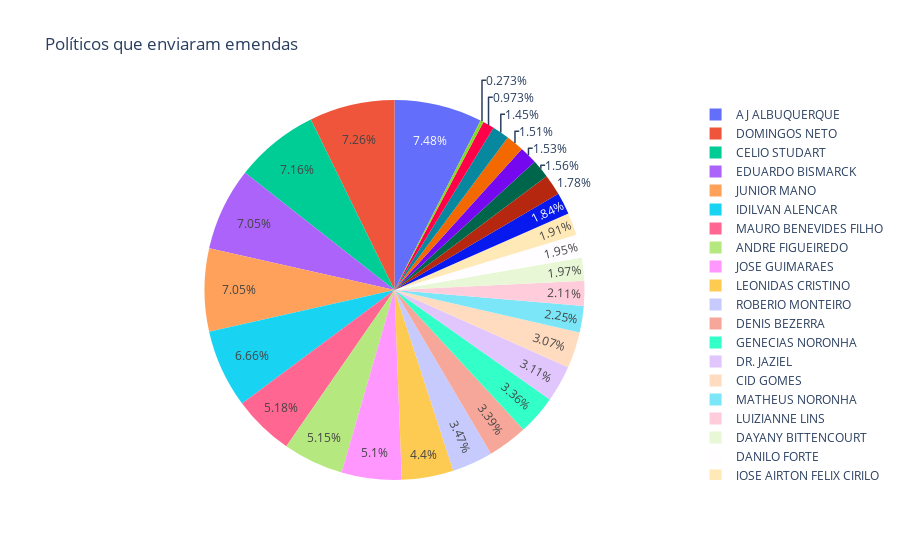

Notebook cell for this chart:
### Markdown cell above
Visualizando estas informações numa gráfico de pizza.

### Code cell
fig_autor = px.pie(df_ce_agg, values='Valor', names='Autor', title='Políticos que enviaram emendas')
fig_autor.show()

### Figure 1 — Plotly figure (JSON) as saved in the notebook; plotly's stock layout.template omitted (floating-point values rounded to 4 significant figures)
{"data": [{"domain": {"x": [0, 1], "y": [0, 1]}, "hovertemplate": "Autor=%{label}<br>Valor=%{value}<extra></extra>", "labels": ["AJ ALBUQUERQUE", "ANDRE FIGUEIREDO", "CAPITAO WAGNER", "CELIO STUDART", "CID GOMES", "DANILO FORTE", "DAYANY BITTENCOURT", "DENIS BEZERRA", "DOMINGOS NETO", "DR. JAZIEL", "EDUARDO BISMARCK", "EUNICIO OLIVEIRA", "FERNANDA PESSOA", "GENECIAS NORONHA", "HEITOR FREIRE", "IDILVAN ALENCAR", "JOSE AIRTON FELIX CIRILO", "JOSE GUIMARAES", "JUNIOR MANO", "LEONIDAS CRISTINO", "LUIZ GASTAO", "LUIZIANNE LINS", "MATHEUS NORONHA", "MAURO BENEVIDES FILHO", "MOSES RODRIGUES", "ROBERIO MONTEIRO", "RONALDO MARTINS", "VAIDON OLIVEIRA"], "legendgroup": "", "name": "", "showlegend": true, "type": "pie", "values": [35680000.0, 24560000.0, 7299682, 34150000.0, 14640000.0, 9321000.0, 9415000.0, 16169682, 34610000.0, 14814604, 33640000.0, 8486000.0, 7418000.0, 16047710, 7225891, 31750000.0, 9106000.0, 24350000.0, 33640000.0, 20967241, 6904000.0, 10063026, 10720000.0, 24730000.0, 4639365, 16551699, 1303360, 8800000]}], "layout": {"legend": {"tracegroupgap": 0}, "title": {"text": "Políticos que enviaram emendas"}}}
